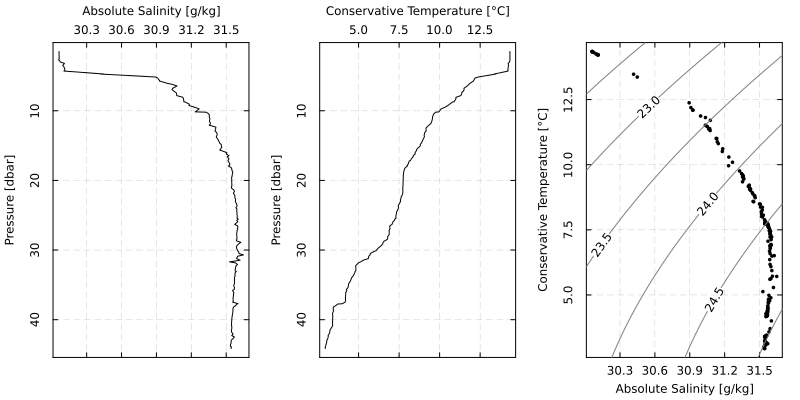

This figure's Julia source:
# Read a built-in CTD file, and plot some standard diagrams
using OceanAnalysis, Plots, Measures
filename = joinpath(dirname(dirname(pathof(OceanAnalysis))), "data",
    "ctd.cnv")
ctd = read_ctd_cnv(filename, debug=1)
p1 = plot_profile(ctd, "SA", debug=1)
p2 = plot_profile(ctd, "CT", debug=1)
p3 = plot_TS(ctd, debug=1)
plot(p1, p2, p3, layout=(1, 3), size=(800, 400), margin=0.25cm)
savefig("cnv_example.png")
